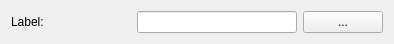
<?xml version="1.0" encoding="UTF-8"?>
<ui version="4.0">
 <class>SecurityWidget</class>
 <widget class="QWidget" name="SecurityWidget">
  <property name="geometry">
   <rect>
    <x>0</x>
    <y>0</y>
    <width>394</width>
    <height>34</height>
   </rect>
  </property>
  <property name="windowTitle">
   <string notr="true">SecurityWidget</string>
  </property>
  <layout class="QHBoxLayout" name="horizontalLayout">
   <item>
    <widget class="QLabel" name="labelFieldName">
     <property name="minimumSize">
      <size>
       <width>120</width>
       <height>0</height>
      </size>
     </property>
     <property name="text">
      <string notr="true">Label:</string>
     </property>
    </widget>
   </item>
   <item>
    <widget class="QLineEdit" name="lineFieldValue"/>
   </item>
   <item>
    <widget class="QPushButton" name="pushBrowse">
     <property name="text">
      <string notr="true">...</string>
     </property>
    </widget>
   </item>
  </layout>
 </widget>
 <resources/>
 <connections/>
</ui>
